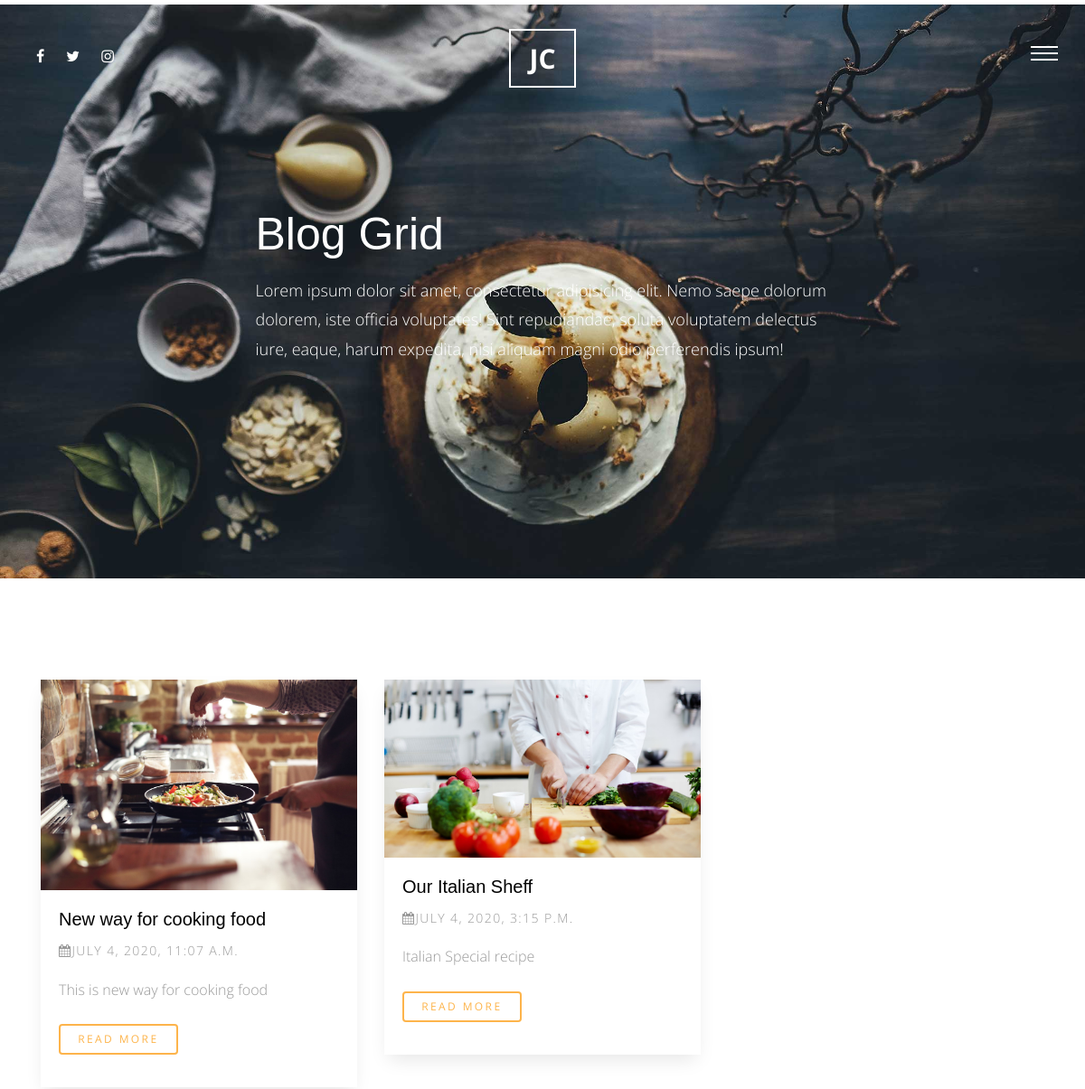
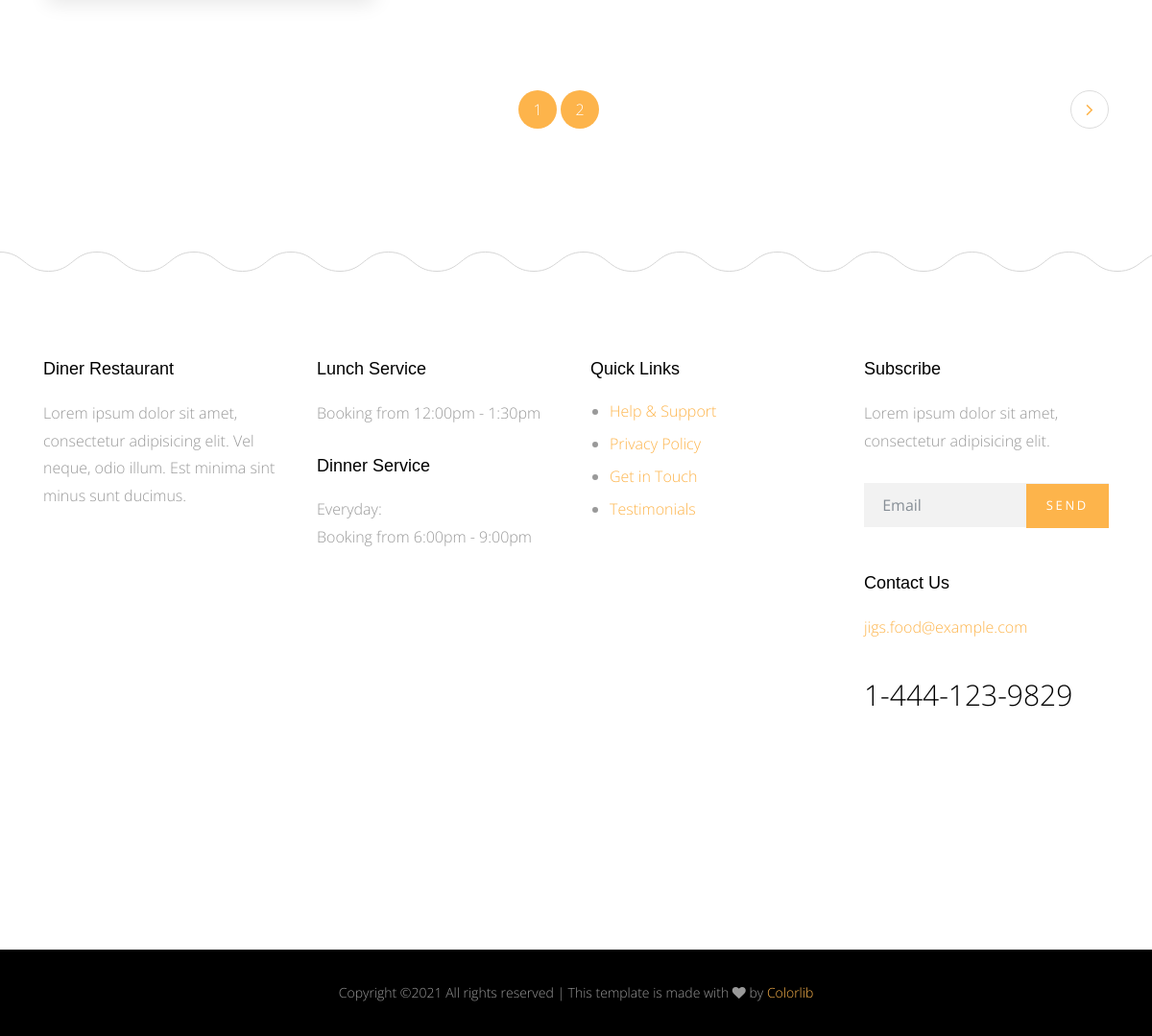
Screenshot of /blog/ with the database file from the repository (2 pictures, top to bottom).
### blog/models.py (models this page shows)
class Post(models.Model):
    title = models.CharField(max_length=50)
    content = models.TextField()
    author = models.ForeignKey(User, on_delete=models.CASCADE)
    image = models.ImageField(upload_to='blog/' , blank=True, null=True)
    category = models.ForeignKey('Category',null=True, on_delete=models.SET_NULL)
    created = models.DateTimeField(default=timezone.now)
    tags = TaggableManager(blank=True)
    class Meta:
        verbose_name = 'post'
        verbose_name_plural = 'posts'
    def __str__(self):
        return self.title

### blog/views.py (the view)
# urls.py: path('', views.post_list, name='post_list'),
def post_list(request):
    post_list = Post.objects.all()
    search_query = request.GET.get('q')
    if search_query:
        post_list = post_list.filter(
            Q(title__icontains = search_query) |
            Q(content__icontains = search_query) |
            Q(tags__name__icontains = search_query)
        ).distinct()
    paginator = Paginator(post_list, 2) # Show 1 posts per page.
    page = request.GET.get('page')
    post_list = paginator.get_page(page)
    context = {
        'post_list' : post_list,
    }
    return render(request, 'Post/post_list.html', context)

### blog/templates/Post/post_list.html (shortened to what this page needs)
{% extends 'base.html' %}
{% load static %}
{% block body %}
      <div class="main-wrap">
        <div class="cover_1 cover_sm">
          <div class="img_bg" style="background-image: url({% static 'site_static/img/slider-1.jpg' %})" data-stellar-background-ratio="0.5">
            <div class="container">
              <div class="row align-items-center justify-content-center">
                <div class="col-md-7" data-aos="fade-up">
                  <h2 class="heading">Blog Grid</h2>
                  <p class="lead">Lorem ipsum dolor sit amet, consectetur adipisicing elit. Nemo saepe dolorum dolorem, iste officia voluptates! Sint repudiandae, soluta voluptatem delectus iure, eaque, harum expedita, nisi aliquam magni odio perferendis ipsum!</p>
                </div>
              </div>
            </div>
          </div>
        </div>
       <div class="section">
          <div class="container">
            <div class="row mb-5">
              {% for post in post_list %}
                <div class="col-md-4">
                  <div class="media d-block media-bg-white mb-5" data-aos="fade-up"  data-aos-delay="400">
                    <figure>
                      <a href="blog-single.html"><img src="{{post.image.url}}" alt="Image placeholder" class="img-fluid"></a>
                    </figure>
                    <div class="media-body">
                      <h3><a href="{% url 'blog:post_detail' post.id %}">{{post}}</a></h3>
                      <p class="post-meta"><span><span class="fa fa-calendar"></span>{{post.created}}</span></p>
                      <p class="mb-4">{{post.content|truncatewords:20}}</p>
                      <p><a href="{% url 'blog:post_detail' post.id %}" class="btn btn-primary btn-outline-primary btn-sm">Read More</a></p>
                    </div>
                  </div>
                </div>
              {% endfor %}
            </div>
            <div class="row">
              {% if post_list.has_other_pages %}
                <div class="col-md-12">
                  <ul class="pagination custom-pagination">
                    {% for pages in post_list.paginator.page_range %}
                      {% if post_list.number == pages %}
                        <li class="page-item active"><a class="page-linkx href="#">{{pages}}</a></li>
                      {% else %}
                        <li class="page-item active"><a class="page-linkx" href="?page={{pages}}">{{pages}}</a></li>
                      {% endif %}
                    {% endfor %}
                    {% if post_list.has_next %}
                      <li class="page-item next"><a class="page-link" href="?page={{post_list.next_page_number}}"><i class="fa fa-angle-right"></i></a></li>
                    {% else %}
                      <li class="disabled"></li>
                    {% endif %}
                  </ul>
                </div>
              {% endif %}
            </div>
          </div>
        </div>
      </div>
      {% endblock body %}

### static/site_static/css/style.css (style rules this page uses)
html { overflow-x: hidden; }
body { background: #fff; font-family: "Open Sans", cursive; font-size: 16px; line-height: 1.8; font-weight: 300; color: #999999; }
a { -webkit-transition: .3s all ease; -o-transition: .3s all ease; transition: .3s all ease; text-decoration: none; }
h1, h2, h3, h4, h5 { color: #000; font-family: "Playfair Display", Arial, sans-serif; }
h1 a, h2 a, h3 a, h4 a, h5 a { color: #000; }
.btn, .form-control { outline: none; }
.btn { font-size: 13px; text-transform: uppercase; letter-spacing: .2em; }
.btn.btn-primary { color: #fff; border-width: 2px; }
.btn.btn-sm { font-size: 12px; }
.btn.btn-outline-primary { border-width: 2px; color: #fdb44b; }
.media h3 { font-size: 20px; margin-bottom: 10px; }
.media .post-meta { font-size: 14px; letter-spacing: .1em; text-transform: uppercase; }
.media.media-bg-white { -webkit-box-shadow: 0 10px 20px -5px rgba(0, 0, 0, 0.1); box-shadow: 0 10px 20px -5px rgba(0, 0, 0, 0.1); }
.media.media-bg-white figure { margin-bottom: 0; }
.media.media-bg-white .media-body { padding: 20px; background: #fff; }
.lead { font-size: 16px; }
.section { padding: 7em 0; }
.custom-pagination { width: 100%; text-align: center; display: inline-block; }
.custom-pagination li { display: inline-block; }
.custom-pagination .prev a, .custom-pagination .next a { font-size: 20px !important; line-height: 38px !important; }
.custom-pagination li a, .custom-pagination .prev a, .custom-pagination .next a { width: 40px; height: 40px; line-height: 40px; padding: 0; margin: 0; border-radius: 50% !important; font-size: 16px; }
.custom-pagination li.active a, .custom-pagination .prev.active a, .custom-pagination .next.active a { display: block; width: 40px; height: 40px; line-height: 40px; padding: 0; margin: 0; border-radius: 50% !important; font-size: 16px; background: #fdb44b; color: #fff; }
.custom-pagination .next { float: right; }
.cover_1 { position: relative; }
.cover_1 .lead { color: #fff; font-size: 18px; }
.cover_1 .img_bg { background-repeat: no-repeat; background-size: cover !important; background-position: center center; }
.cover_1 .img_bg, .cover_1 .img_bg > .container > .row { min-height: 700px; height: 100vh; }
.cover_1.cover_sm .img_bg, .cover_1.cover_sm .img_bg > .container > .row { min-height: 600px; height: 80vh; }
.cover_1 .heading { color: white; font-weight: 300; font-size: 30px; line-height: 1.5; }
@media (min-width: 768px) { .cover_1 .heading { font-size: 50px; line-height: 1.5; } }

### rows the page displays
Post: image (picture), title "New way for cooking food", created "JULY 4, 2020, 11:07 A.M.", content "This is new way for cooking food"
Post: image (picture), title "Our Italian Sheff", created "JULY 4, 2020, 3:15 P.M.", content "Italian Special recipe"

### other values shown
{{ pages }} "1"
{{ pages }} "2"
